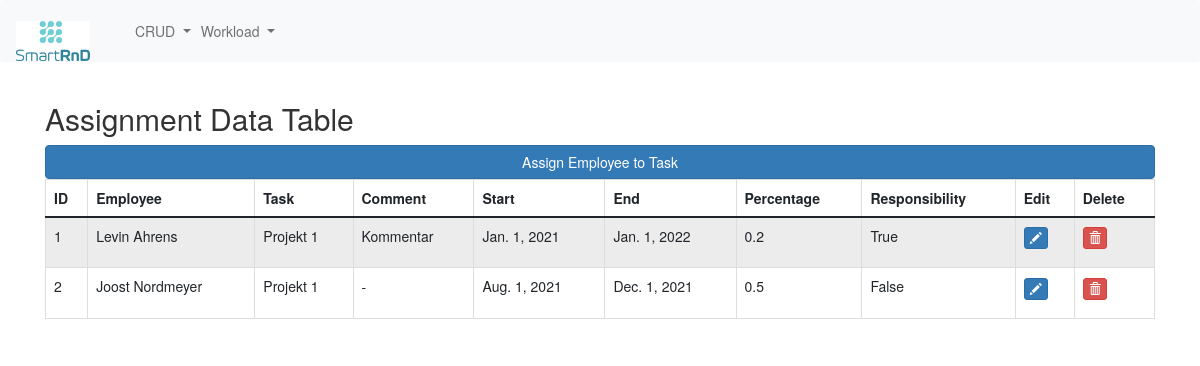
Before: /assignments/ with the older database file.
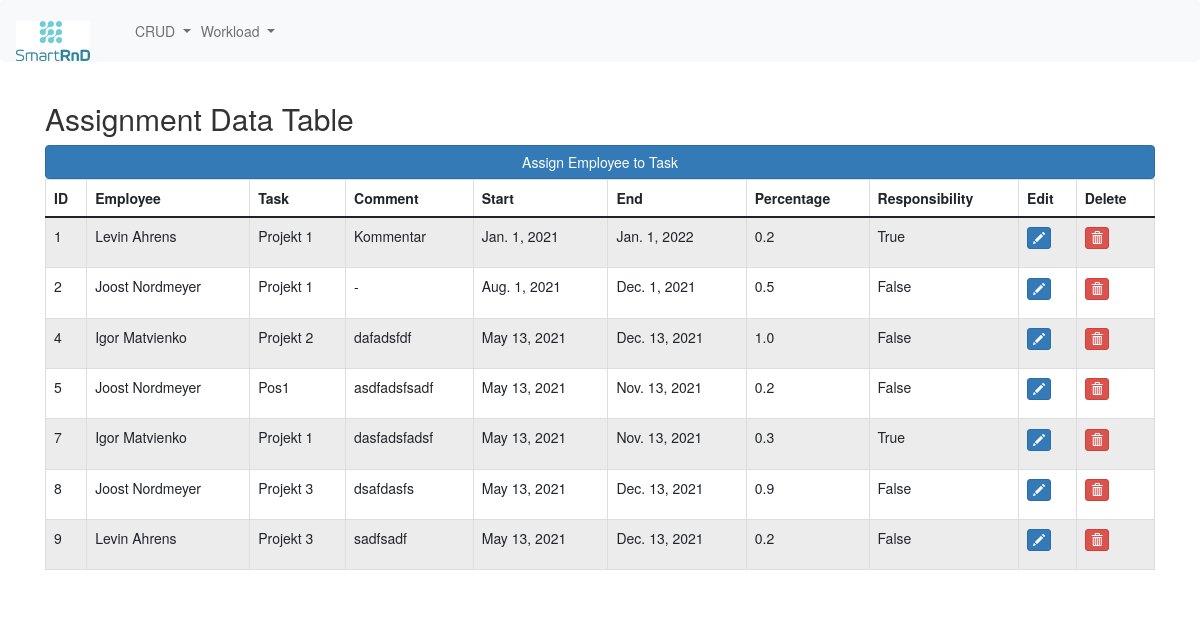
After: the same page with the newer database file.
### erpapp/models.py (models this page shows, shortened)
class Assignment(models.Model):
    employee = models.ForeignKey(Employee, on_delete=models.CASCADE)
    task = models.ForeignKey(Task, on_delete=models.CASCADE)
    start = models.DateField('From', default=timezone.now())
    end = models.DateField('To', default=timezone.now())
    percentage = models.FloatField('Functional Capacity', default=0.2)
    responsibility = models.BooleanField('Responsible', default=False)
    comment = models.CharField('Comment', max_length=2400, default='')
    class Meta:
        db_table = "assignment"

class Employee(models.Model):
    firstname = models.CharField('First Name', max_length=32)
    lastname = models.CharField('Last Name', max_length=32)
    type_choices = [
        ('Undergraduate Assistant', 'Undergraduate Assistant'),
        ('Research Assistant', 'Research Assistant')
    ]
    type = models.CharField('Type of Employment', choices=type_choices, max_length=32)
    capacity = models.FloatField('Capacity', default=1.0)
    hiring_date = models.DateField('Hiring Date')
    expiration_date = models.DateField('Expiration Date')
    @property
    def fullname(self):
        return '{} {}'.format(self.firstname, self.lastname)
    def __str__(self):
        return self.fullname
    class Meta:
        db_table = "employee"

class Task(models.Model):
    title = models.CharField('Title', max_length=50, default='Title')
    description = models.CharField('Description', max_length=2400, default='Describe the task!')
    assigned_employees_on_month = models.ManyToManyField(Employee, through='AssignmentPerMonth')
    def __str__(self):
        return self.title
    class Meta:
        db_table = "task"

### erpapp/views.py (the view)
# urls.py: path('assignments/', views.assignment),
def assignment(request):
    assignments = Assignment.objects.all()
    context = {
        'assignments': assignments
    }
    return render(request, 'assignment.html', context)

### erpapp/Templates/assignment.html (shortened to what this page needs)
{% extends "base.html" %}
{% block content %}
<div class="col-md-12">
    <h2>Assignment Data Table</h2>
    <span><a href="/add_new_ass" class="btn btn-primary btn-block">Assign Employee to Task</a></span>
    <div class="table-responsive">
        <table id="bootstrapdatatable" class="table table-striped table-bordered" width="100%">
            <thead>
            <tr>
                <th>ID</th>
                <th>Employee</th>
                <th>Task</th>
                <th>Comment</th>
                <th>Start</th>
                <th>End</th>
                <th>Percentage</th>
                <th>Responsibility</th>
                <th>Edit</th>
                <th>Delete</th>
            </tr>
            </thead>
            <tbody>
            {% for assignment in assignments %}
            <tr>
                <td>{{ assignment.id }}</td>
                <td>{{ assignment.employee }}</td>
                <td>{{ assignment.task }}</td>
                <td>{{ assignment.comment }}</td>
                <td>{{ assignment.start }}</td>
                <td>{{ assignment.end }}</td>
                <td>{{ assignment.percentage }}</td>
                <td>{{ assignment.responsibility }}</td>
                <td><p data-placement="top" data-toggle="tooltip" title="Edit"><a href="/edit_ass/{{ assignment.id }}"
                                                                                  class="btn btn-primary btn-xs"
                                                                                  data-title="Edit"
                                                                                  data-toggle="confirmation"
                                                                                  data-target="#edit"><span
                        class="glyphicon glyphicon-pencil"></span></a></p></td>
                <td><p data-placement="top" data-toggle="tooltip" title="Delete"><a
                        href="/delete_ass/{{ assignment.id }}" class="btn btn-danger btn-xs" data-title="Delete"
                        data-toggle="confirmation" data-target="#delete"
                        onclick="return confirm_delete('this assignment(id = {{ assignment.id }})')"><span
                        class="glyphicon glyphicon-trash"></span></a></p></td>
            </tr>
            {% endfor %}
            </tbody>
        </table>
    </div>
</div>
{% endblock content %}

Changed rows visible on the page:
added Assignment: id "4", employee "Igor Matvienko", task "Projekt 2", comment "dafadsfdf", start "May 13, 2021", end "Dec. 13, 2021", percentage "1.0", responsibility "False"
added Assignment: id "5", employee "Joost Nordmeyer", task "Pos1", comment "asdfadsfsadf", start "May 13, 2021", end "Nov. 13, 2021", percentage "0.2", responsibility "False"
added Assignment: id "7", employee "Igor Matvienko", task "Projekt 1", comment "dasfadsfadsf", start "May 13, 2021", end "Nov. 13, 2021", percentage "0.3", responsibility "True"
added Assignment: id "8", employee "Joost Nordmeyer", task "Projekt 3", comment "dsafdasfs", start "May 13, 2021", end "Dec. 13, 2021", percentage "0.9", responsibility "False"
added Assignment: id "9", employee "Levin Ahrens", task "Projekt 3", comment "sadfsadf", start "May 13, 2021", end "Dec. 13, 2021", percentage "0.2", responsibility "False"
